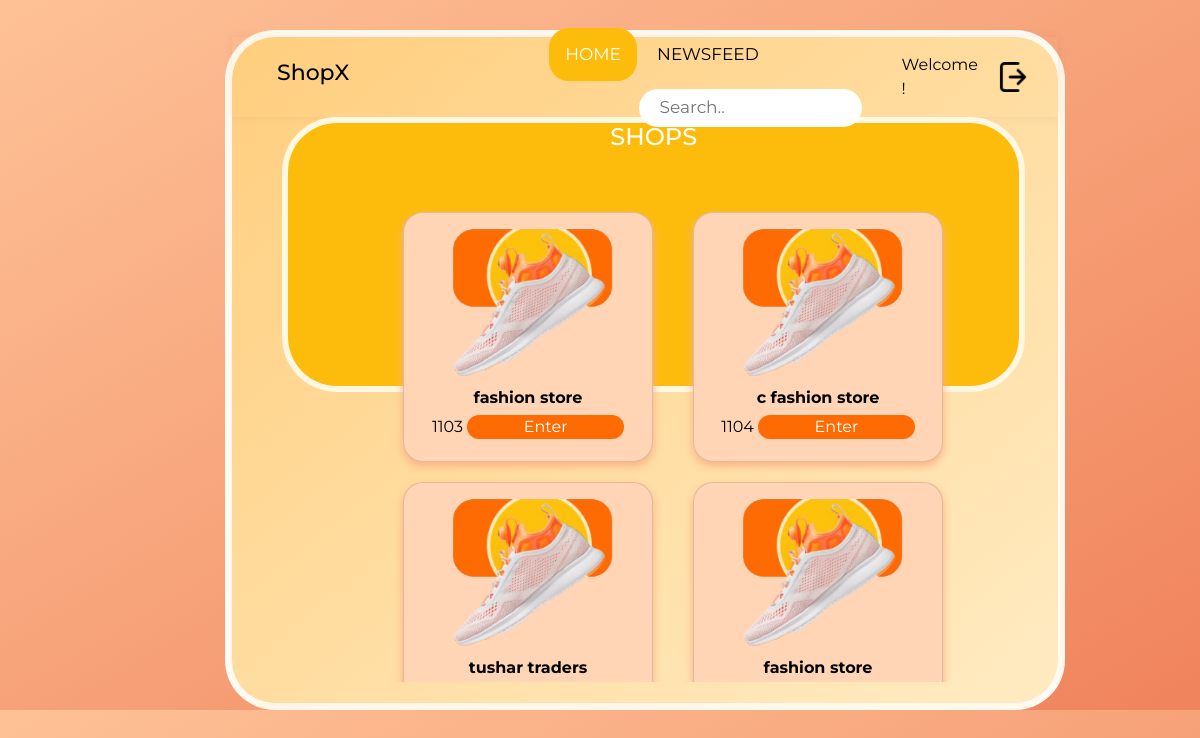
/customer.php, run on the app's committed database.
### tables this page shows
CREATE TABLE `shop` (
  `shop_id` int(11) NOT NULL,
  `owner_id` varchar(25) NOT NULL,
  `gst_in` varchar(11) NOT NULL,
  `shop_name` varchar(255) NOT NULL,
  `state` varchar(200) NOT NULL,
  `city` varchar(200) NOT NULL,
  `pincode` int(11) NOT NULL,
  `address` text NOT NULL
);

### customer.php (the view, shortened to what this page needs)
<?php
require('./login/db_connect.php');
?>
<!DOCTYPE html>
<html lang="en">
<head>
   <link href="https://cdn.jsdelivr.net/npm/bootstrap@5.1.3/dist/css/bootstrap.min.css" rel="stylesheet" />
   <link rel="stylesheet" href="https://cdnjs.cloudflare.com/ajax/libs/font-awesome/5.15.4/css/all.min.css" />
   <link rel="stylesheet" href="styleCustomerview.css" />
</head>
<body>
   <div class="box1">
      <div id="menu">
         <?php
         include('nav_c.php');
         echo addMenu("customer");
         ?>
      </div>
      <div class="box2">
         <h4>SHOPS</h4>
      </div>
      <div class="block">
         <?php
         $sql = "SELECT * FROM `shop` ";
         $res = mysqli_query($conn, $sql);
         while ($row = mysqli_fetch_assoc($res)) {
         ?>
            <div class="card">
               <img src="img/shoe1.png" alt="shoe" style="width:80%" height="80%" style="align-items: center;">
               <div class="container">
                  <h6><b><?php echo $row['shop_name'];  ?></b></h6>
                  <?php echo  $row['shop_id'] ?>
                  <a href="products.php?s_id=<?php echo $row['shop_id'] ?>"><button class="enter">Enter</button></a>
               </div>
            </div>
         <?php
         }
         ?>
      </div>
   </div>
</body>
</html>

### styleCustomerview.css (style rules this page uses)
body { background-image: linear-gradient(to bottom right, #fec196, #f0835c); overflow-y: hidden; }
* { margin: 0; padding: 0; text-decoration: none; list-style: none; box-sizing: border-box; font-family: "Montserrat", sans-serif; }
.box1 { background-image: linear-gradient(to top left, #ffebc2, #ffce7e); margin-top: 30px; margin-left: 225px; margin-right: 60px; border-radius: 50px; width: 70%; height: 680px; border-style: solid; border-color: rgba(255, 255, 255, 0.822); border-width: 7px; }
.box2 { background-color: #fdbc0c; color: white; margin-left: 50px; height: 275px; width: 90%; border-radius: 55px; border-style: solid; border-color: rgba(255, 255, 255, 0.883); border-width: 6px; display: flex; justify-content: center; }
.block { background: transparent; margin-top: -200px; margin-left: 70px; width: 85%; height: 490px; overflow-y: scroll; display: flex; justify-content: center; flex-wrap: wrap; flex-grow: 3; grid-template-columns: auto auto auto; }
.card { box-shadow: 0 4px 8px 0 #f9b185; transition: 0.3s; width: 250px; height: 250px; border-radius: 20px; background-color: #ffd5b5; padding: 10px 10px 10px 10px; margin-top: 20px; margin-left: 40px; text-align: center; align-items: center; }
.container { padding: 2px 16px; margin-bottom: 10px; color: black; }
.enter { width: 80%; color: white; background-color: #ff6b03; border: hidden; border-radius: 15px; }
a { color: blackstrtoupper !important; text-decoration: none; }

### data on the page
shop: shop_name "fashion store", shop_id "1103"
shop: shop_name "c fashion store", shop_id "1104"
shop: shop_name "tushar traders"
shop: shop_name "fashion store"
